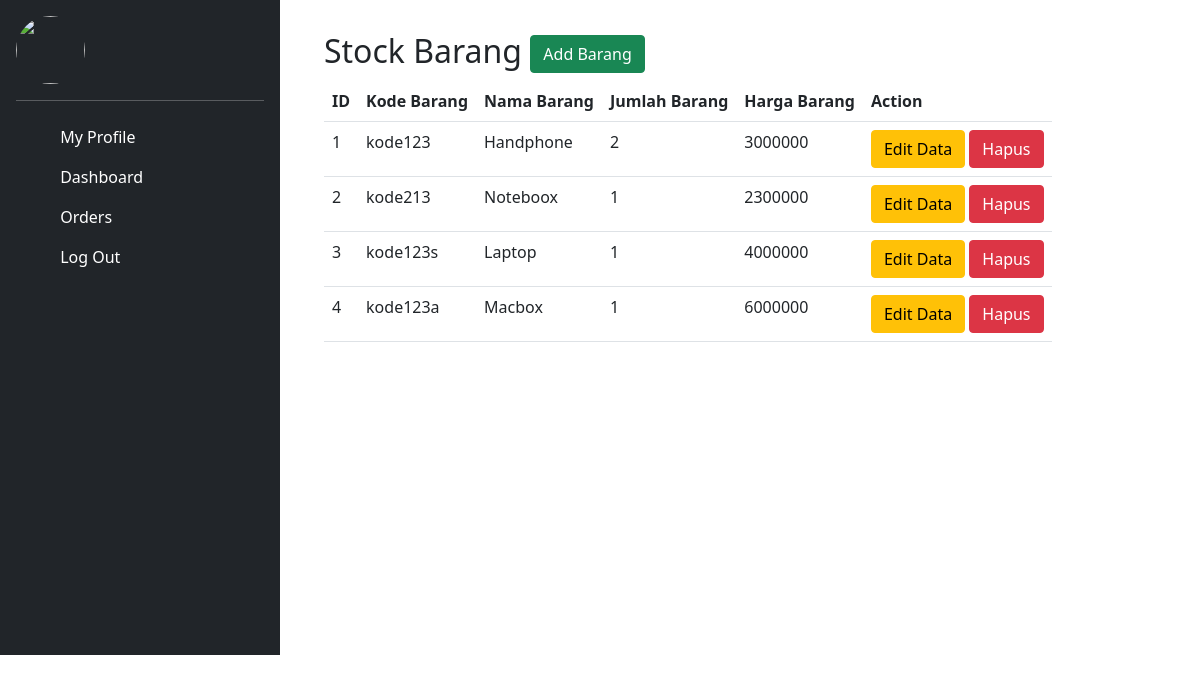
The page /orders on the database its author committed.
### tables this page shows
CREATE TABLE "barang" (
	"id" INTEGER,
	"kode_barang"	VARCHAR(255),
	"nama_barang"	VARCHAR(255),
	"jumlah_barang"	INTEGER,
	"harga_barang"	INTEGER,
	PRIMARY KEY("id" AUTOINCREMENT)
);

### app.py (the view)
@app.route('/orders')
def orders():
    with sqlite3.connect('database.db') as db:
        cursor = db.cursor()
        cursor.execute("SELECT * FROM barang;")
    items = {
        "data": cursor.fetchall()
    }
    return render_template("orders.html", items=items)

### templates/orders.html (shortened to what this page needs)
<!DOCTYPE html>
<html>
<head>
	<link rel="stylesheet" type="text/css" href="../static/css/dash.css">
	<link href="https://cdn.jsdelivr.net/npm/bootstrap@5.1.3/dist/css/bootstrap.min.css" rel="stylesheet">
</head>
<body>
<main class="d-flex flex-nowrap">
	{% include "snippets/dash.html" %}
	<div class="d-flex flex-column flex-shrink-0 p-3">
		<div class="column">
			<div class="container">
    			<div class="row">
        		<div class="col md-12">
            <div class="jumbotron p-3">
                <h2>Stock Barang
				<button type="button" class="btn btn-success float-right" data-toggle="modal" data-target="#mymodal">Add Barang</button> </h2>
	      	<table class="table table-hover">
	           <tr>
	               <th>ID</th>
	               <th>Kode Barang</th>
	               <th>Nama Barang</th>
	               <th>Jumlah Barang</th>
	               <th>Harga Barang</th>
	               <th>Action</th>
	           </tr>
                  {% for row in items['data'] %}
                   <tr>
                     <td>{{ row[0] }}</td>
                     <td>{{ row[1] }}</td>
                     <td>{{ row[2] }}</td>
                     <td>{{ row[3] }}</td>
                     <td>{{ row[4] }}</td>
                     <td>
                        <button class="btn btn-warning" data-toggle="modal" data-target="#modalEdit{{ row.0 }}">Edit Data</button>
                        <a href="/hapus/{{ row[0] }}" onclick="return confirm('Yakin ingin hapus?')"><button class="btn btn-danger">Hapus</button></a>
                     </td>
                   </tr>
                 {% endfor %}
            </table>
        			</div>
    			</div>
			</div>
		</div>
	</div>
</main>
</body>
</html>

### templates/snippets/dash.html (shortened to what this page needs)
<div class="d-flex flex-column flex-shrink-0 p-3 text-white bg-dark clm">
  <div class="dropdown">
      <img src="../static/image/profile.jpg" width="69" height="68" class="rounded-circle me-2">
  </div>
  <hr>
  <ul class="nav nav-pills flex-column mb-auto">
    	<li class="nav-item">
      	<a href="{{ url_for('myprofile')}}" class="nav-link text-white" aria-current="page">
        	<svg class="bi pe-none me-2" width="16" height="16"><use xlink:href="#home"></use></svg>
        	My Profile
      	</a>
    	</li>
    	<li>
      	<a href="{{ url_for('dashboard')}}" class="nav-link text-white">
        	<svg class="bi pe-none me-2" width="16" height="16"><use xlink:href="#speedometer2"></use></svg>
        Dashboard
      	</a>
    	</li>
    	<li>
      	<a href="{{ url_for('orders')}}" class="nav-link text-white">
        	<svg class="bi pe-none me-2" width="16" height="16"><use xlink:href="#table"></use></svg>
        Orders
      	</a>
    	</li>
  	  <li>
        <a href="{{ url_for('auth.logout')}}" class="nav-link text-white">
          <svg class="bi pe-none me-2" width="16" height="16"><use xlink:href="#people-circle"></use></svg>
        Log Out
        </a>
      </li>
    </ul>
</div>

### static/css/dash.css (style rules this page uses)
.clm { width: 280px; height: 655px; }

### rows shown on the page
barang: id "1", kode_barang "kode123", nama_barang "Handphone", jumlah_barang "2", harga_barang "3000000"
barang: id "2", kode_barang "kode213", nama_barang "Noteboox", jumlah_barang "1", harga_barang "2300000"
barang: id "3", kode_barang "kode123s", nama_barang "Laptop", jumlah_barang "1", harga_barang "4000000"
barang: id "4", kode_barang "kode123a", nama_barang "Macbox", jumlah_barang "1", harga_barang "6000000"
